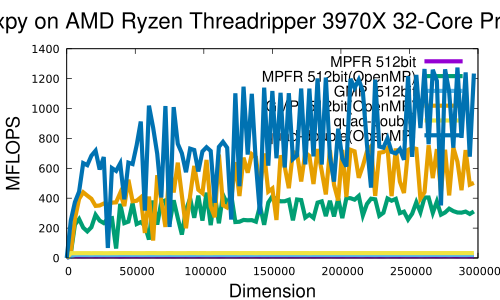

The script that drew this image:
set xlabel font "Helvetica,20"
set ylabel font "Helvetica,20"
set key font "Helvetica,16"
set title font "Helvetica,24"
set title "Raxpy on AMD Ryzen Threadripper 3970X 32-Core Processor"
set xlabel "Dimension"
set ylabel "MFLOPS"
#set terminal postscript eps color enhanced
set terminal pdf

plot \
"log.Raxpy.mpfr"            using 1:2 title 'MPFR 512bit'            with lines linewidth 6, \
"log.Raxpy.mpfr_opt"        using 1:2 title 'MPFR 512bit(OpenMP)'    with lines linewidth 6, \
"log.Raxpy.gmp"             using 1:2 title 'GMP  512bit'            with lines linewidth 6, \
"log.Raxpy.gmp_opt"         using 1:2 title 'GMP  512bit(OpenMP)'    with lines linewidth 6, \
"log.Raxpy.qd"              using 1:2 title 'quad-double'            with lines linewidth 6, \
"log.Raxpy.qd_opt"	    using 1:2 title 'quad-double(OpenMP)'    with lines linewidth 6
